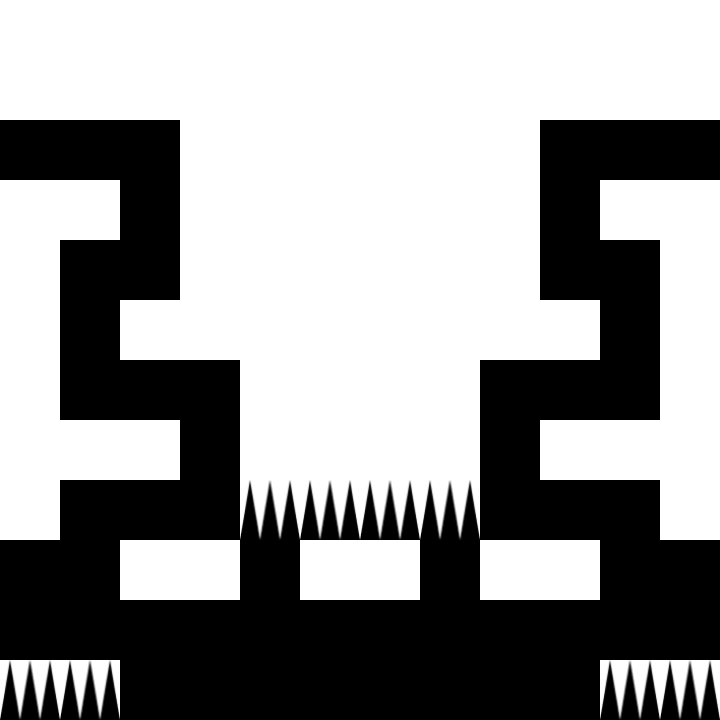

Tiled map render using the project's own tile images. Description and the whole map definition, tile-layer contents included, below:
An orthogonal 12x12 tile map with 60x60 px tiles, 1 tile layer (Layer2) and 3 objects (gate2, gate1, key1).

<map version="1.5" tiledversion="1.7.2" orientation="orthogonal" renderorder="right-down" width="12" height="12" tilewidth="60" tileheight="60" infinite="0" nextlayerid="4" nextobjectid="4">
 <tileset firstgid="1" source="graph.tsx" />
 <layer id="1" name="Layer2" width="12" height="12">
  <data encoding="csv">
1,1,1,1,1,1,1,1,1,1,1,1,
1,1,1,1,1,1,1,1,1,1,1,1,
3,3,3,1,1,1,1,1,1,3,3,3,
1,1,3,1,1,1,1,1,1,3,1,1,
1,3,3,1,1,1,1,1,1,3,3,1,
1,3,1,1,1,1,1,1,1,1,3,1,
1,3,3,3,1,1,1,1,3,3,3,1,
1,1,1,3,1,1,1,1,3,1,1,1,
1,3,3,3,2,2,2,2,3,3,3,1,
3,3,1,1,3,1,1,3,1,1,3,3,
3,3,3,3,3,3,3,3,3,3,3,3,
2,2,3,3,3,3,3,3,3,3,2,2
</data>
 </layer>
 <objectgroup id="2" name="Transfer">
  <object id="1" name="gate2" gid="6" x="660" y="120" width="60" height="60">
   <properties>
    <property name="target_gate" value="gate1" />
    <property name="target_level" value="level25" />
   </properties>
  </object>
  <object id="2" name="gate1" gid="6" x="0" y="120" width="60" height="60">
   <properties>
    <property name="target_gate" value="gate5" />
    <property name="target_level" value="level11" />
   </properties>
  </object>
 </objectgroup>
 <objectgroup id="3" name="Trigger">
  <object id="3" name="key1" gid="4" x="660" y="360" width="60" height="60">
   <properties>
    <property name="params" value="{&quot;targetLevel&quot;: &quot;level25&quot;, &quot;targetPlatforms&quot;: &quot;RigidSquare1&quot;}" />
    <property name="script" value="PlatformTrigger" />
   </properties>
  </object>
 </objectgroup>
</map>
